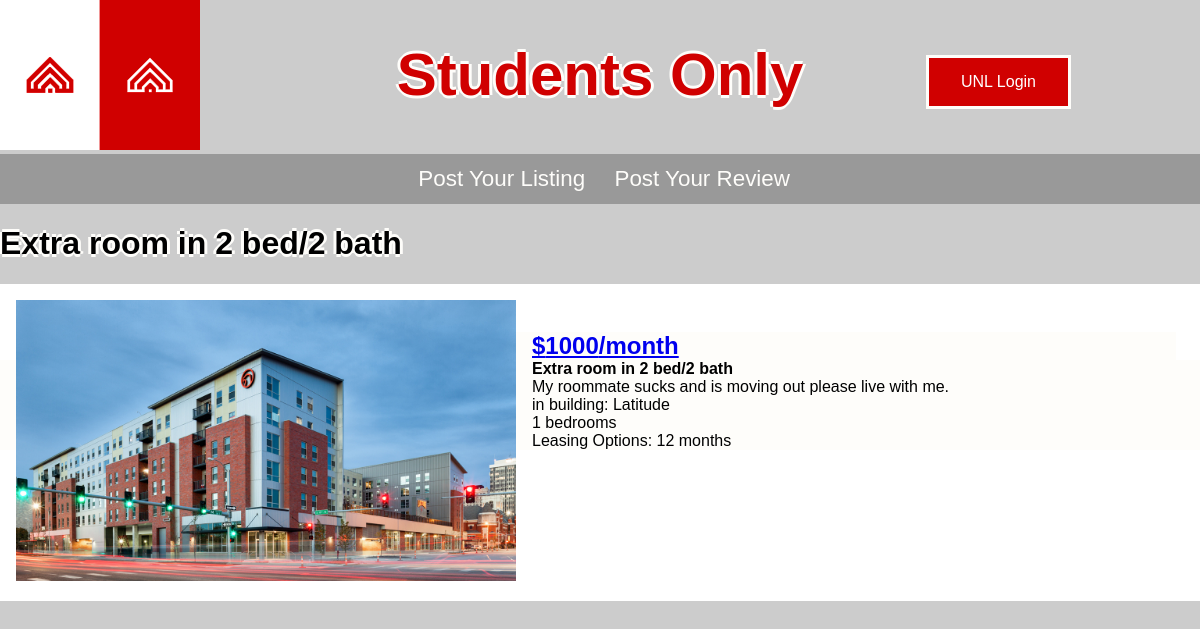
Screenshot of /apartments/listing/4 with the database file from the repository.
### apartments/models.py (models this page shows, shortened)
class Apartment(models.Model):
    nickname = models.CharField(max_length=255)
    building = models.ForeignKey(Building)
    description = models.TextField()
    price = models.IntegerField()
    leasingOptions = models.CharField(max_length=255)
    bedrooms = models.PositiveIntegerField()
    public = models.BooleanField(default=False)
    def get_absolute_url(self):
        return "/apartments/listing/%s" % self.id

class Building(models.Model):
    image = models.ImageField(upload_to="media", blank=True, null=True)
    name = models.CharField(max_length=255)
    address = models.CharField(max_length=255)
    contactInfo = models.CharField(max_length=255)
    rating = models.FloatField(default=0.0) #derived from reviews
    amenities = models.ManyToManyField(Amenities)
    distanceToCity = models.FloatField()
    distanceToEast = models.FloatField()
    available = models.BooleanField()
    name_slug = models.SlugField(default="building-name")
    def __str__(self):
        return self.name

### apartments/views.py (the view)
# urls.py: url(r'^apartments/listing/(?P<listing_id>[-\w]+)', views.apartmentDetail, name='detail'),
def apartmentDetail(request, listing_id):
    listing = Apartment.objects.get(id=listing_id)
    context = {'listing': listing}
    return render(request, 'apartments/detail.html', context)

### apartments/templates/apartments/detail.html
{% extends "base.html" %}
{% block content %}
<h1>{{ listing.nickname }}</h1>
<div class="row">
	<div class="col-xs-12" style="background-color:white;">
    	<div class="photolisting">
        	<a href="{{ listing.get_absolute_url }}"><img src="/{{ listing.building.image }}" style="width:500px"></a>
        </div>
    	<div class="info">
        	<h2><a href="{{ listing.get_absolute_url }}">${{ listing.price}}/month</a></h2>
            <h4>{{ listing.nickname }}</h4>
            <p>{{ listing.description }}</p>
            <p>in building: {{ listing.building }}</p>
            <p>{{ listing.bedrooms }} bedrooms</p>
            <p>Leasing Options: {{ listing.leasingOptions }}</p>
        </div>
    </div>
</div>
{% endblock %}

### apartments/static/css/roomtraders.css (style rules this page uses)
* { font-family: sans-serif; }
h1 { text-shadow: -3px 0 #FEFDFA, 0 3px #FEFDFA, 3px 0 #FEFDFA, 0 -3px #FEFDFA; }
h2 { color: #D00000; margin-top:50%; }
body { background-color: #CCC; padding: 0; margin: 0; }
img { max-width:100%; }
.photolisting { text-align: center; padding: 0; margin: 1em; float: left; }
.info h2, h4, p { text-align: left; padding-left: 2em; margin: 2em 1em 0 2em; background-color: #FEFDFA; }
.listinginfo h2, h4, p { padding: 0; margin: 0; }

### rows the page displays
Apartment: nickname "Extra room in 2 bed/2 bath", building.image (picture), price "1000", description "My roommate sucks and is moving out please live with me.", building "Latitude", bedrooms "1", leasingOptions "12 months"
